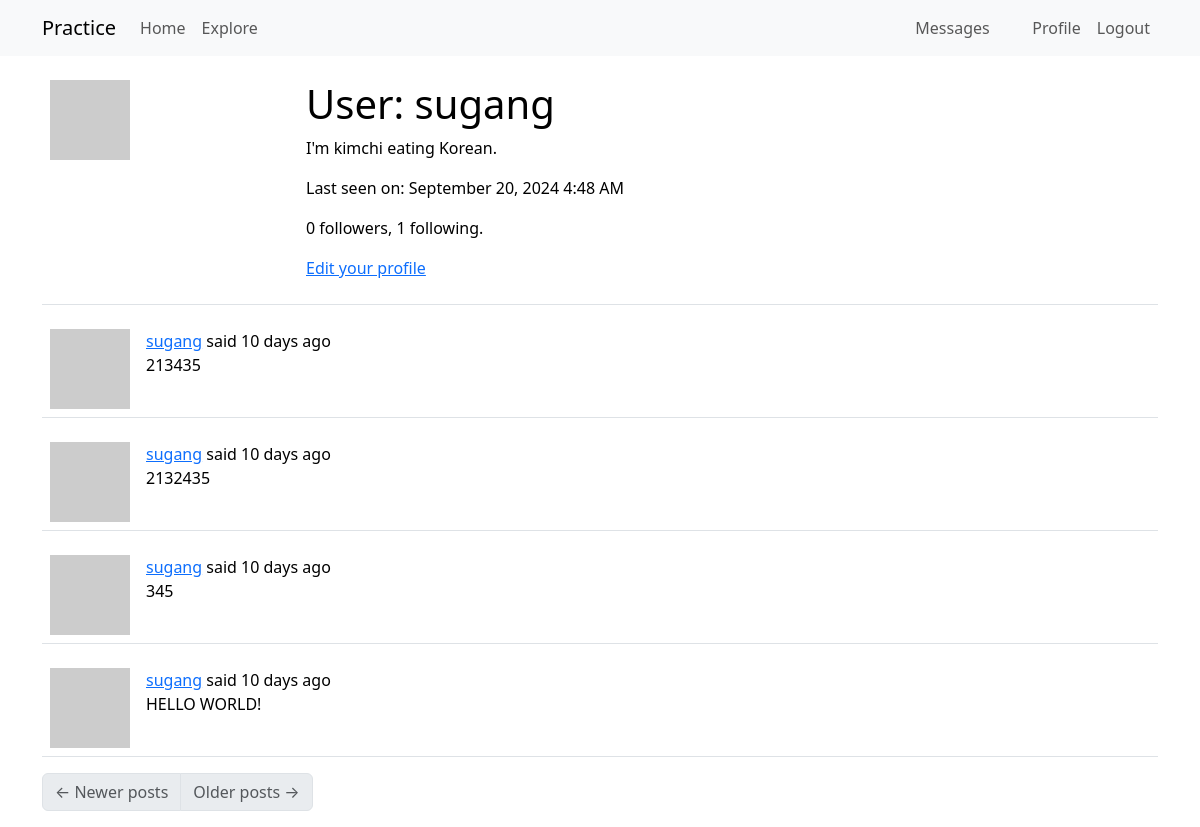
The app's page /user/sugang (signed in), older data.
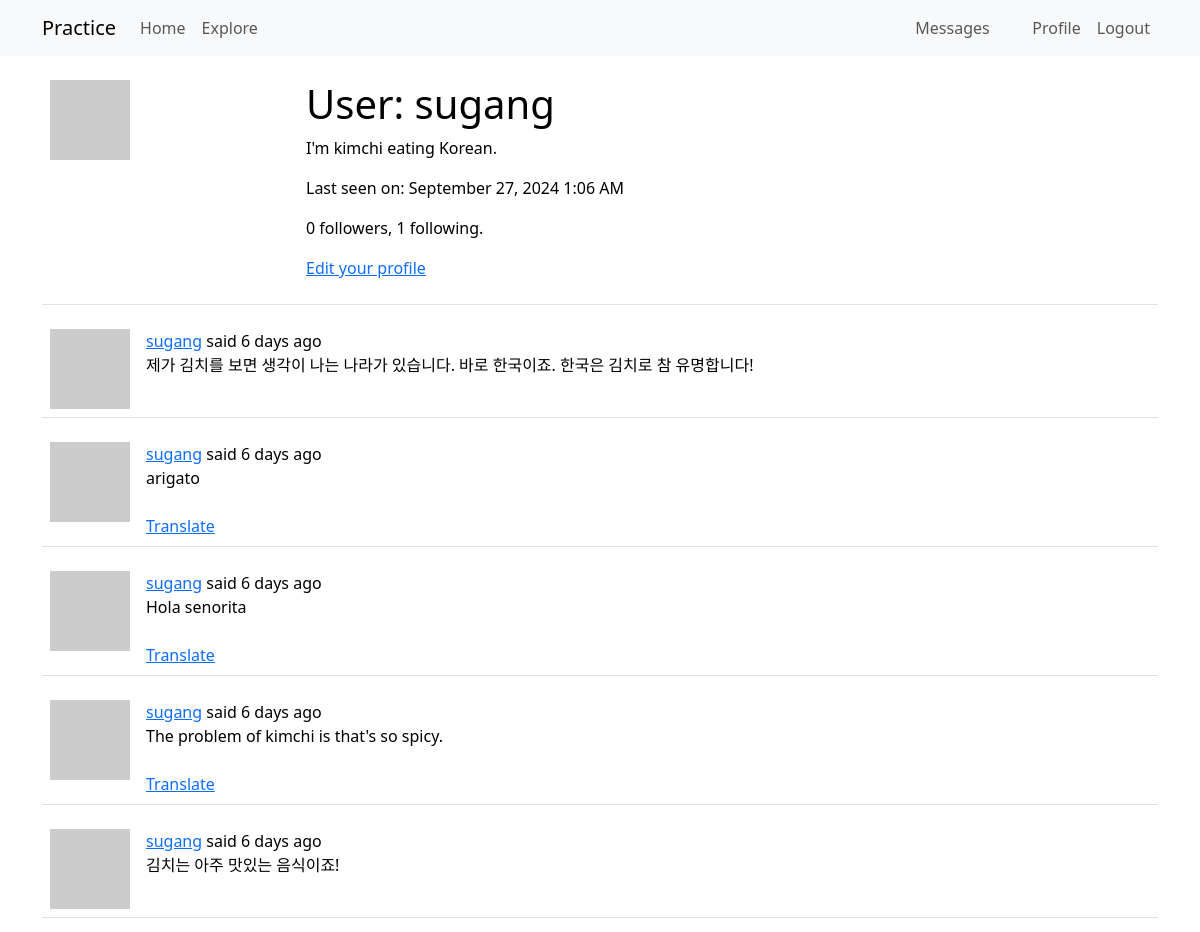
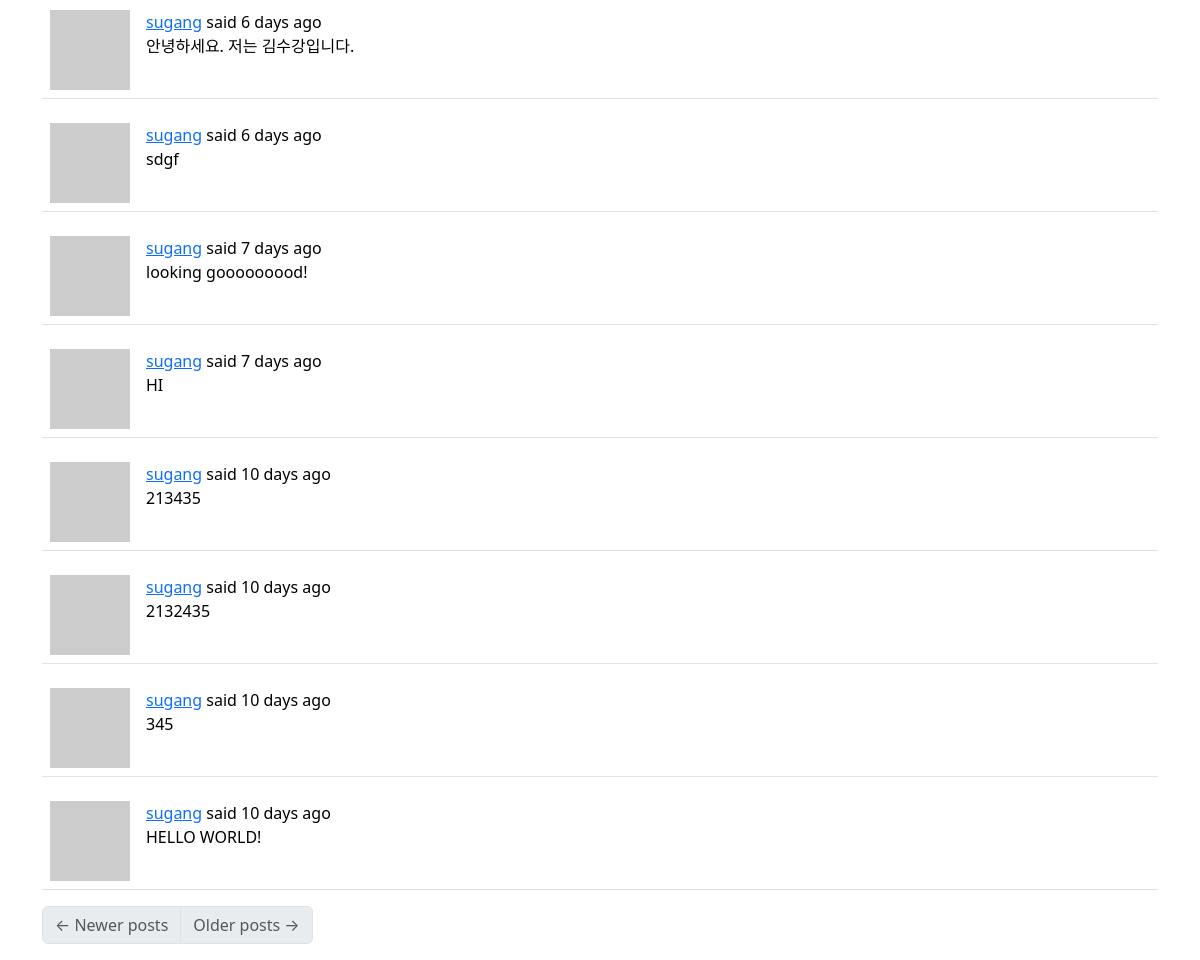
The same page, newer data (2 pictures, top to bottom).
### app/models.py (models this page shows, shortened)
class User(UserMixin, db.Model):
    id: so.Mapped[int] = so.mapped_column(primary_key=True)
    username: so.Mapped[str] = so.mapped_column(sa.String(64), index=True, unique=True)
    email: so.Mapped[str] = so.mapped_column(sa.String(120), index=True, unique=True)
    password_hash: so.Mapped[Optional[str]] = so.mapped_column(sa.String(256))
    about_me: so.Mapped[Optional[str]] = so.mapped_column(sa.String(140))
    last_seen: so.Mapped[Optional[datetime]] = so.mapped_column(
        default=lambda: datetime.now(timezone.utc)
    )
    last_message_read_time: so.Mapped[Optional[datetime]]
    messages_sent: so.WriteOnlyMapped["Message"] = so.relationship(
        foreign_keys="Message.sender_id", back_populates="author"
    )
    messages_received: so.WriteOnlyMapped["Message"] = so.relationship(
        foreign_keys="Message.recipient_id", back_populates="recipient"
    )
    notifications: so.WriteOnlyMapped["Notification"] = so.relationship(
        back_populates="user"
    )
    def unread_message_count(self):
        last_read_time = self.last_message_read_time or datetime(1900, 1, 1)
        query = sa.select(Message).where(
            Message.recipient == self, Message.timestamp > last_read_time
        )
        return db.session.scalar(
            sa.select(sa.func.count()).select_from(query.subquery())
        )
    def avatar(self, size):
        digest = md5(self.email.lower().encode("utf-8")).hexdigest()
        return f"https://www.gravatar.com/avatar/{digest}?d=identicon&s={size}"
    posts: so.WriteOnlyMapped["Post"] = so.relationship(back_populates="author")
    following: so.WriteOnlyMapped["User"] = so.relationship(
        secondary=followers,
        primaryjoin=(followers.c.follower_id == id),
        secondaryjoin=(followers.c.followed_id == id),
        back_populates="followers",
    )
    followers: so.WriteOnlyMapped["User"] = so.relationship(
        secondary=followers,
        primaryjoin=(followers.c.followed_id == id),
        secondaryjoin=(followers.c.follower_id == id),
        back_populates="following",
    )
    def followers_count(self):
        query = sa.select(sa.func.count()).select_from(
            self.followers.select().subquery()
        )
        return db.session.scalar(query)
    def following_count(self):
        query = sa.select(sa.func.count()).select_from(
            self.following.select().subquery()
        )
        return db.session.scalar(query)

class Post(db.Model):
    id: so.Mapped[int] = so.mapped_column(primary_key=True)
    body: so.Mapped[str] = so.mapped_column(sa.String(140))
    timestamp: so.Mapped[datetime] = so.mapped_column(
        index=True, default=lambda: datetime.now(timezone.utc)
    )
    user_id: so.Mapped[int] = so.mapped_column(sa.ForeignKey(User.id), index=True)
    language: so.Mapped[Optional[str]] = so.mapped_column(sa.String(5))
    author: so.Mapped[User] = so.relationship(back_populates="posts")

### app/routes.py (the view)
@app.route("/user/<username>")
@login_required
def user(username):
    user = db.first_or_404(sa.select(User).where(User.username == username))
    page = request.args.get("page", 1, type=int)
    query = user.posts.select().order_by(Post.timestamp.desc())
    posts = db.paginate(
        query, page=page, per_page=app.config["POSTS_PER_PAGE"], error_out=False
    )
    next_url = (
        url_for(
            "user",
            username=user.username,
            page=posts.next_num,
        )
        if posts.has_next
        else None
    )
    prev_url = (
        url_for(
            "user",
            username=user.username,
            page=posts.prev_num,
        )
        if posts.has_prev
        else None
    )
    form = EmptyForm()
    return render_template(
        "user.html",
        user=user,
        posts=posts,
        form=form,
        next_url=next_url,
        prev_url=prev_url,
    )

### app/__init__.py (called while the page is built)
def get_locale():
    return "ko"

### app/models.py (called while the page is built)
@login.user_loader
def load_user(id):
    return db.session.get(User, int(id))

### app/routes.py (called while the page is built)
@app.before_request
def before_request():
    if current_user.is_authenticated:
        current_user.last_seen = datetime.now(timezone.utc)
        db.session.commit()
    g.locale = str(get_locale())

### app/templates/user.html (shortened to what this page needs)
{% extends "base.html" %}
{% block content %}
    <table class="table table-hover">
        <tr>
            <td width="256px">
                <img src="{{ user.avatar(256) }}">
            </td>
            <td>
                <h1>{{ _('User: %(username)s', username=user.username) }}</h1>
                {% if user.about_me %}<p>{{ user.about_me }}</p>{% endif %}
                {% if user.last_seen %}
                    <p>{{ _('Last seen on: %(last_seen)s', last_seen=moment(user.last_seen).format("LLL")) }}</p>
                {% endif %}
                <p>{{ user.followers_count() }} {{ _("followers") }}, {{ user.following_count() }} {{ _("following") }}.</p>
                {% if user == current_user %}
                    <p>
                        <a href="{{ url_for("edit_profile") }}">{{ _("Edit your profile") }}</a>
                    </p>
                {% endif %}
            </td>
        </tr>
    </table>
    {% for post in posts %}
        {% include '_post.html' %}
    {% endfor %}
    <nav aria-label="{{ _("Post navigation") }}">
        <ul class="pagination">
            <li class="page-item{% if not prev_url %} disabled{% endif %}">
                <a class="page-link" href="{{ prev_url }}">
                    <span aria-hidden="true">&larr;</span> {{ _("Newer posts") }}
                </a>
            </li>
            <li class="page-item{% if not next_url %} disabled{% endif %}">
                <a class="page-link" href="{{ next_url }}">
                    {{ _("Older posts") }} <span aria-hidden="true">&rarr;</span>
                </a>
            </li>
        </ul>
    </nav>
{% endblock %}

### app/templates/base.html (shortened to what this page needs)
<!DOCTYPE html>
<html lang="en">
    <head>
        <link href="https://cdn.jsdelivr.net/npm/bootstrap@5.3.2/dist/css/bootstrap.min.css"
              rel="stylesheet"
>
    </head>
    <body>
        <nav class="navbar navbar-expand-lg bg-body-tertiary">
            <div class="container">
                <a class="navbar-brand" href="{{ url_for("index") }}">Practice</a>
                <div class="collapse navbar-collapse" id="navbarSupportedContent">
                    <ul class="navbar-nav me-auto mb-2 mb-lg-0">
                        <li class="nav-item">
                            <a class="nav-link" aria-current="page" href="{{ url_for("index") }}">{{ _("Home") }}</a>
                        </li>
                        <li class="nav-item">
                            <a class="nav-link" aria-current="page" href="{{ url_for("explore") }}">{{ _("Explore") }}</a>
                        </li>
                    </ul>
                    <ul class="navbar-nav mb-2 mb-lg-0">
                        {% if current_user.is_anonymous %}
                            <li class="nav-item">
                                <a class="nav-link" aria-current="page" href="{{ url_for("login") }}">{{ _("Login") }}</a>
                            </li>
                        {% else %}
                            <li class="nav-item">
                                <a class="nav-link" aria-current="page" href="{{ url_for("messages") }}">
                                    {{ _("Messages") }}
                                    {% set unread_message_count = current_user.unread_message_count() %}
                                </a>
                            </li>
                            <li class="nav-item">
                                <a class="nav-link"
                                   aria-current="page"
                                   href="{{ url_for('user', username=current_user.username) }}">{{ _("Profile") }}</a>
                            </li>
                            <li class="nav-item">
                                <a class="nav-link" aria-current="page" href="{{ url_for("logout") }}">{{ _("Logout") }}</a>
                            </li>
                        {% endif %}
                    </ul>
                </div>
            </div>
        </nav>
        <div class="container mt-3">
            {% block content %}{% endblock %}
        </div>
    </body>
</html>

### app/templates/_post.html (shortened to what this page needs)
<table class="table table-hover">
    <tr>
        <td width="70px">
            <a href="{{ url_for('user', username=post.author.username) }}">
                <img src="{{ post.author.avatar(70) }}" />
            </a>
        </td>
        <td>
            {{ _('%(username)s said %(when)s',username=user_link, when=moment(post.timestamp).fromNow()) }}
            <br>
            <span id="post{{ post.id }}">{{ post.body }}</span>
            {% if post.language and post.language != g.locale %}
                <br>
                <br>
                <span id="translation{{ post.id }}"><a href="javascript:translate('post{{ post.id }}', 'translation{{ post.id }}', '{{ post.language }}', '{{ g.locale }}');">{{ _("Translate") }}</a></span>
            {% endif %}
        </td>
    </tr>
</table>

Row changes from the older to the newer data that the page shows:
changed User "User: sugang": last_seen "Last seen on: September 20, 2024 4:48 AM" → "Last seen on: September 27, 2024 1:06 AM"
added Post: body "제가 김치를 보면 생각이 나는 나라가 있습니다. 바로 한국이죠. 한국은 김치로 참 유명합니다!"
added Post: body "arigato"
added Post: body "Hola senorita"
added Post: body "The problem of kimchi is that's so spicy."
added Post: body "김치는 아주 맛있는 음식이죠!"
added Post: body "안녕하세요. 저는 김수강입니다."
added Post: body "sdgf"
added Post: body "looking gooooooood!"
added Post: body "HI"
